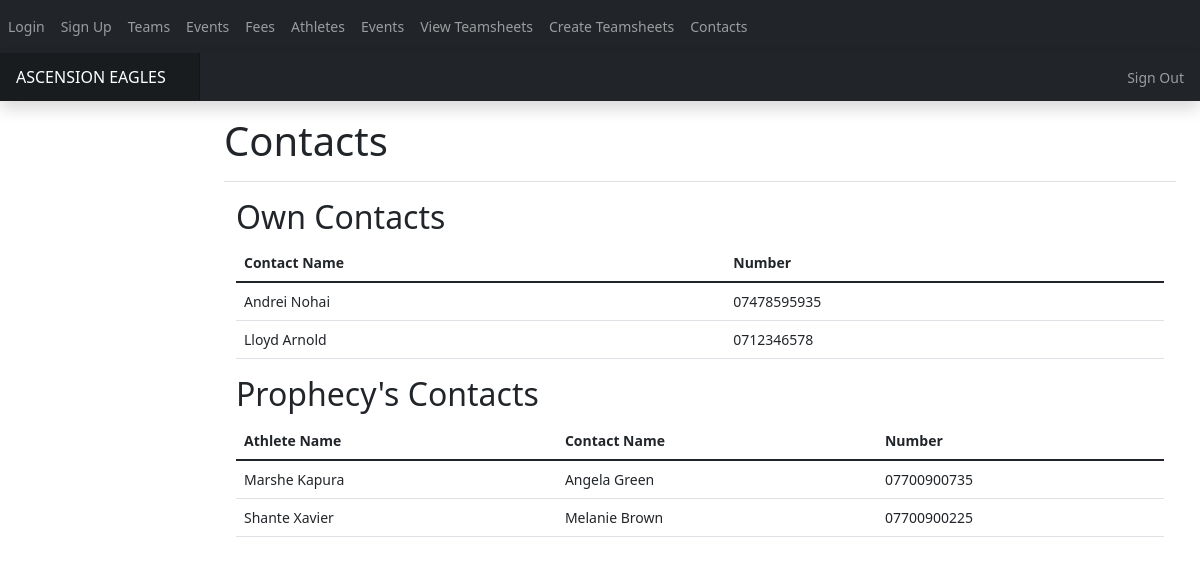
/contacts (signed in), run on the app's committed database.
### app.py (models this page shows, shortened)
class Contacts(db.Model):
    __tablename__ = "contacts"
    contacts_id= db.Column(db.Integer, primary_key=True)
    athlete_id= db.Column(db.Integer)
    firstName= db.Column(db.String(50), nullable = False)
    surname= db.Column(db.String(50), nullable = False)
    number= db.Column(db.String(15), nullable = False)

class Team_Details(db.Model):
    __tablename__ = 'team__details'
    team_id = db.Column(db.Integer, primary_key= True)
    coach_id = db.Column(db.Integer)
    team_name= db.Column(db.String(20), nullable= False)
    max_age = db.Column(db.Integer, nullable=True)

class User(db.Model, UserMixin):
    __tablename__="User"
    id = db.Column(db.Integer, primary_key = True)
    firstName = db.Column(db.String(50),nullable = False)
    surname = db.Column(db.String(50), nullable = False)
    dob = db.Column(db.DateTime, nullable = False)
    start_date = db.Column(db.DateTime, nullable = True, default=date.today())
    email = db.Column(db.String(70), nullable = False)
    password = db.Column(db.String(255), nullable = False)
    usertype = db.Column(db.Integer, default = -1)
    verified = db.Column(db.Integer, default = 0)

### app.py (the view, shortened to what this page needs)
@app.route('/contacts')#oop
@login_required
def view_contacts():
    if current_user.usertype not in [0,1,2,3] or current_user.verified != 1:
        return render_template('error.html',error="You are not authorised to view this page")
    elif current_user.usertype == 0:
        query = db.engine.execute('SELECT firstName, surname, number FROM contacts WHERE contacts.athlete_id == {}'.format(current_user.id))
        return render_template('contacts.html', contacts=query)
    elif current_user.usertype == 1:
        own_contacts = db.engine.execute('SELECT firstName, surname, number FROM contacts WHERE contacts.athlete_id == {}'.format(current_user.id))
        team = db.engine.execute('SELECT team__members.athlete_id FROM team__members,team__details WHERE team__details.coach_id == {} AND team__details.team_id = team__members.team_id'.format(current_user.id))
        athletes = {}
        for athlete in team:
            info = db.engine.execute('SELECT user.firstName, user.surname, contacts.firstName, contacts.surname, contacts.number FROM contacts, user WHERE user.id == {} AND contacts.athlete_id == {}'.format(athlete[0],athlete[0]))
            for details in info:
                athletes[athlete[0]] = [details[0], details[1],details[2],details[3],details[4]]
        query = db.engine.execute('SELECT team_name FROM team__details WHERE coach_id = {}'.format(current_user.id))
        for name in query:
            name = name[0]
        return render_template('coachathletecontacts.html', own_contacts = own_contacts, athletes = athletes, name = name)

### app.py (called while the page is built)
@login_manager.user_loader
def load_user(user_id):
    return User.query.get(user_id)

### templates/coachathletecontacts.html (shortened to what this page needs)
{% extends "base.html" %}
{% block head %}
<link rel="stylesheet" href="{{ url_for('static',filename='css/main.css') }}">
{% endblock %}
{% block body %}
<body>
  <nav class= "navbar navbar-expand-lg navbar-dark bg-dark">
      <div class="collapse navbar-collapse" id="navbar">
        <div class= "navbar-nav">
          <a class="nav_item nav-link" id="login" href="/login">Login</a>
          <a class="nav_item nav-link" id="signup" href="/signup">Sign Up</a>
          <a class="nav_item nav-link" id="teams" href="/teams">Teams</a>
		      <a class="nav_item nav-link" id="events" href="/events">Events</a>
		      <a class="nav_item nav-link" id="fees" href="/fees">Fees</a>
          <a class="nav_item nav-link" id="fees" href="/athletes">Athletes</a>
          <a class="nav_item nav-link" id="fees" href="/events">Events</a>
          <a class="nav_item nav-link" id="viewteamsheet" href="/teamsheet">View Teamsheets</a>
          {% if current_user.usertype > 0%}
            <a class="nav_item nav-link" id="createteamsheet" href="/createteamsheet">Create Teamsheets</a>
          {% endif %}
          <a class="nav_item nav-link" id="fees" href="/contacts">Contacts</a>
        </div>
      </div>
  </nav>
</body>
<header class="navbar navbar-dark sticky-top bg-dark flex-md-nowrap p-0 shadow">
    <a class="navbar-brand col-md-3 col-lg-2 me-0 px-3" href="#">ASCENSION EAGLES</a>
    <div class="navbar-nav">
      <div class="nav-item text-nowrap">
        <a class="nav-link px-3" href="/login">Sign Out</a>
      </div>
    </div>
  </header>
      <main class="col-md-9 ms-sm-auto col-lg-10 px-md-4">
        <div class="d-flex justify-content-between flex-wrap flex-md-nowrap align-items-center pt-3 pb-2 mb-3 border-bottom">
          <h1>Contacts</h1>
        </div>
        <div class="container">
        <h2>Own Contacts</h2>
          <table class="table">
            <thead>
              <tr>
                <th scope="col">Contact Name</th>
                <th scope="col">Number</th>
              </tr>
            </thead>
            <tbody>
              {% for contact in own_contacts %}
              <tr>
                <td>{{ contact[0] + " " + contact[1] }}</td>
                <td>{{contact[2]}}</td>
              </tr>
              {% endfor %}
            </tbody>
          </table>
        <h2>{{name}}'s Contacts</h2>
        <table class="table">
            <thead>
              <tr>
                <th scope="col">Athlete Name</th>
                <th scope="col">Contact Name</th>
                <th scope="col">Number</th>
              </tr>
            </thead>
            <tbody>
              {% for athlete in athletes %}
              <tr>
                <td>{{ athletes[athlete][0] + " " + athletes[athlete][1] }}</td>
                <td>{{athletes[athlete][2] + " "+athletes[athlete][3]}}</td>
                <td>{{athletes[athlete][4]}}</td>
              </tr>
              {% endfor %}
            </tbody>
          </table>
        </div>
      </main>
  {% endblock %}

### static/css/main.css (style rules this page uses)
body { font-size: .875rem; }
.navbar-brand { padding-top: .75rem; padding-bottom: .75rem; font-size: 1rem; background-color: rgba(0, 0, 0, .25); box-shadow: inset -1px 0 0 rgba(0, 0, 0, .25); }
.border-bottom { border-bottom: 1px solid #e5e5e5; }

### data on the page
Contacts: firstName+surname "Andrei Nohai", number "07478595935"
Contacts: firstName+surname "Lloyd Arnold", number "0712346578"
Team_Details: team_name "Prophecy"
User: firstName+surname "Marshe Kapura"
Contacts: firstName+surname "Angela Green", number "07700900735"
User: firstName+surname "Shante Xavier"
Contacts: firstName+surname "Melanie Brown", number "07700900225"
